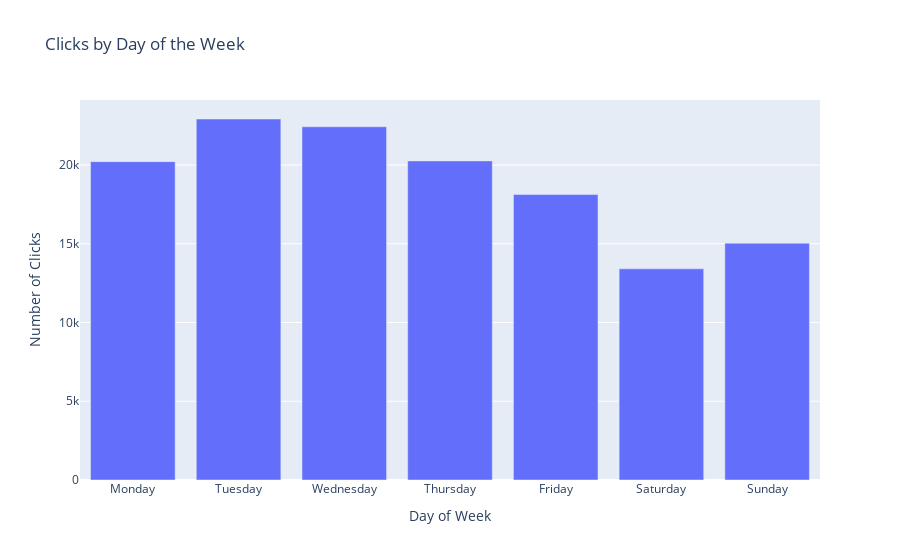
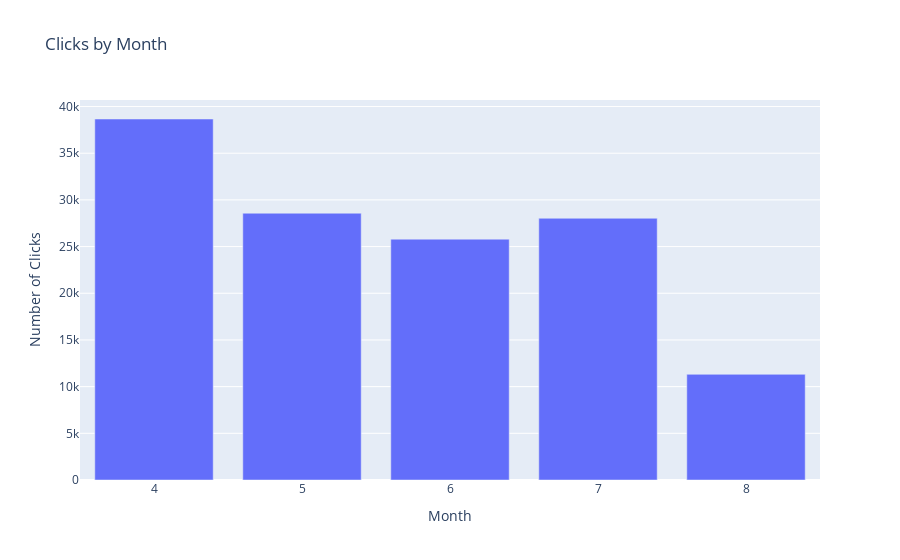

Here is the notebook cell these charts were saved with, in order:
### Code cell
# ----------- Time-based EDA: Clicks by Day of Week -----------
clicks_by_day = df['day_of_week'].value_counts().reindex([
    'Monday', 'Tuesday', 'Wednesday', 'Thursday', 'Friday', 'Saturday', 'Sunday'
])

fig2 = px.bar(
    x=clicks_by_day.index,
    y=clicks_by_day.values,
    labels={'x': 'Day of Week', 'y': 'Number of Clicks'},
    title="Clicks by Day of the Week"
)
fig2.show()

# ----------- Time-based EDA: Clicks by Month -----------
clicks_by_month = df['month'].value_counts().sort_index()

fig3 = px.bar(
    x=clicks_by_month.index,
    y=clicks_by_month.values,
    labels={'x': 'Month', 'y': 'Number of Clicks'},
    title="Clicks by Month"
)
fig3.show()

### Figure 1 — Plotly figure (JSON) as saved in the notebook; plotly's stock layout.template omitted (floating-point values rounded to 4 significant figures)
{"data": [{"hovertemplate": "Day of Week=%{x}<br>Number of Clicks=%{y}<extra></extra>", "legendgroup": "", "marker": {"color": "#636efa", "pattern": {"shape": ""}}, "name": "", "orientation": "v", "showlegend": false, "textposition": "auto", "type": "bar", "x": ["Monday", "Tuesday", "Wednesday", "Thursday", "Friday", "Saturday", "Sunday"], "xaxis": "x", "y": [20212, 22919, 22425, 20260, 18121, 13407, 15035], "yaxis": "y"}], "layout": {"barmode": "relative", "legend": {"tracegroupgap": 0}, "title": {"text": "Clicks by Day of the Week"}, "xaxis": {"anchor": "y", "domain": [0, 1], "title": {"text": "Day of Week"}}, "yaxis": {"anchor": "x", "domain": [0, 1], "title": {"text": "Number of Clicks"}}}}

### Figure 2 — Plotly figure (JSON) as saved in the notebook; plotly's stock layout.template omitted (floating-point values rounded to 4 significant figures)
{"data": [{"hovertemplate": "Month=%{x}<br>Number of Clicks=%{y}<extra></extra>", "legendgroup": "", "marker": {"color": "#636efa", "pattern": {"shape": ""}}, "name": "", "orientation": "v", "showlegend": false, "textposition": "auto", "type": "bar", "x": [4, 5, 6, 7, 8], "xaxis": "x", "y": [38664, 28572, 25794, 28032, 11317], "yaxis": "y"}], "layout": {"barmode": "relative", "legend": {"tracegroupgap": 0}, "title": {"text": "Clicks by Month"}, "xaxis": {"anchor": "y", "domain": [0, 1], "title": {"text": "Month"}}, "yaxis": {"anchor": "x", "domain": [0, 1], "title": {"text": "Number of Clicks"}}}}
